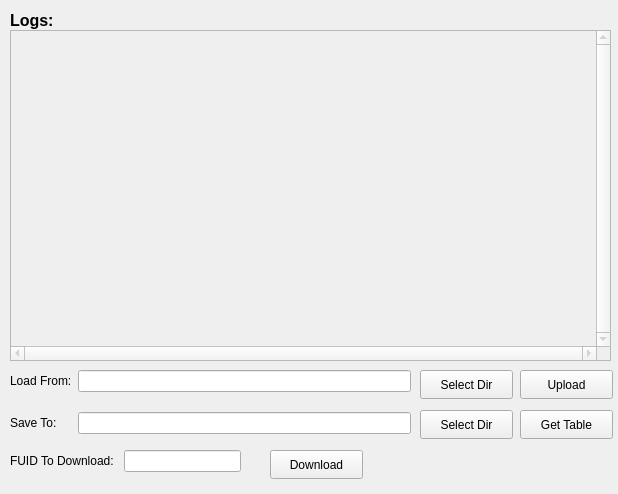
<?xml version="1.0" encoding="UTF-8"?>
<ui version="4.0">
 <class>MainWindow</class>
 <widget class="QMainWindow" name="MainWindow">
  <property name="enabled">
   <bool>true</bool>
  </property>
  <property name="geometry">
   <rect>
    <x>0</x>
    <y>0</y>
    <width>618</width>
    <height>494</height>
   </rect>
  </property>
  <property name="cursor">
   <cursorShape>PointingHandCursor</cursorShape>
  </property>
  <property name="windowTitle">
   <string>MainWindow</string>
  </property>
  <widget class="QWidget" name="centralwidget">
   <property name="sizePolicy">
    <sizepolicy hsizetype="Fixed" vsizetype="Fixed">
     <horstretch>0</horstretch>
     <verstretch>0</verstretch>
    </sizepolicy>
   </property>
   <widget class="QTextEdit" name="textEdit">
    <property name="enabled">
     <bool>false</bool>
    </property>
    <property name="geometry">
     <rect>
      <x>10</x>
      <y>30</y>
      <width>601</width>
      <height>331</height>
     </rect>
    </property>
    <property name="sizePolicy">
     <sizepolicy hsizetype="Fixed" vsizetype="Fixed">
      <horstretch>0</horstretch>
      <verstretch>0</verstretch>
     </sizepolicy>
    </property>
    <property name="verticalScrollBarPolicy">
     <enum>Qt::ScrollBarAlwaysOn</enum>
    </property>
    <property name="horizontalScrollBarPolicy">
     <enum>Qt::ScrollBarAlwaysOn</enum>
    </property>
    <property name="readOnly">
     <bool>true</bool>
    </property>
   </widget>
   <widget class="QLabel" name="label">
    <property name="geometry">
     <rect>
      <x>10</x>
      <y>10</y>
      <width>62</width>
      <height>21</height>
     </rect>
    </property>
    <property name="font">
     <font>
      <pointsize>12</pointsize>
      <bold>true</bold>
     </font>
    </property>
    <property name="text">
     <string>Logs:</string>
    </property>
   </widget>
   <widget class="QWidget" name="formLayoutWidget">
    <property name="geometry">
     <rect>
      <x>10</x>
      <y>370</y>
      <width>401</width>
      <height>74</height>
     </rect>
    </property>
    <layout class="QFormLayout" name="formLayout">
     <property name="horizontalSpacing">
      <number>3</number>
     </property>
     <property name="verticalSpacing">
      <number>20</number>
     </property>
     <item row="1" column="0">
      <widget class="QLabel" name="loadFromLabel">
       <property name="text">
        <string>Save To:</string>
       </property>
      </widget>
     </item>
     <item row="1" column="1">
      <widget class="QLineEdit" name="DownloadLineEdit">
       <property name="readOnly">
        <bool>true</bool>
       </property>
      </widget>
     </item>
     <item row="0" column="0">
      <widget class="QLabel" name="saveToLabel">
       <property name="text">
        <string>Load From: </string>
       </property>
      </widget>
     </item>
     <item row="0" column="1">
      <widget class="QLineEdit" name="LoadLineEdit">
       <property name="readOnly">
        <bool>true</bool>
       </property>
       <property name="clearButtonEnabled">
        <bool>false</bool>
       </property>
      </widget>
     </item>
    </layout>
   </widget>
   <widget class="QPushButton" name="dirLoad">
    <property name="geometry">
     <rect>
      <x>420</x>
      <y>370</y>
      <width>93</width>
      <height>29</height>
     </rect>
    </property>
    <property name="text">
     <string>Select Dir</string>
    </property>
   </widget>
   <widget class="QPushButton" name="Load">
    <property name="geometry">
     <rect>
      <x>520</x>
      <y>370</y>
      <width>93</width>
      <height>29</height>
     </rect>
    </property>
    <property name="text">
     <string>Upload</string>
    </property>
   </widget>
   <widget class="QPushButton" name="dirDownload">
    <property name="geometry">
     <rect>
      <x>420</x>
      <y>410</y>
      <width>93</width>
      <height>29</height>
     </rect>
    </property>
    <property name="text">
     <string>Select Dir</string>
    </property>
   </widget>
   <widget class="QPushButton" name="Download">
    <property name="geometry">
     <rect>
      <x>520</x>
      <y>410</y>
      <width>93</width>
      <height>29</height>
     </rect>
    </property>
    <property name="text">
     <string>Get Table</string>
    </property>
   </widget>
   <widget class="QWidget" name="formLayoutWidget_2">
    <property name="geometry">
     <rect>
      <x>10</x>
      <y>450</y>
      <width>231</width>
      <height>31</height>
     </rect>
    </property>
    <layout class="QFormLayout" name="formLayout_2">
     <item row="0" column="0">
      <widget class="QLabel" name="fUIDToDownloadLabel">
       <property name="text">
        <string>FUID To Download: </string>
       </property>
      </widget>
     </item>
     <item row="0" column="1">
      <widget class="QLineEdit" name="fuidLineEdit"/>
     </item>
    </layout>
   </widget>
   <widget class="QPushButton" name="pushButton">
    <property name="geometry">
     <rect>
      <x>270</x>
      <y>450</y>
      <width>93</width>
      <height>29</height>
     </rect>
    </property>
    <property name="text">
     <string>Download</string>
    </property>
   </widget>
  </widget>
 </widget>
 <resources/>
 <connections/>
</ui>
